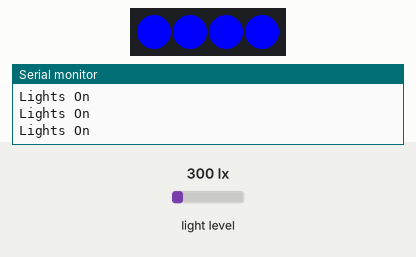
A sketch run on a simulated Arduino Uno, built with avr-gcc and run on an emulated ATmega328P. On the bench: 4 RGB LEDs in strip order, left to right, the last lines printed to the serial monitor. Inputs (shaded band) come from the test bench; at power-on: light level 300 lx.

Above: at 1.2 s.
1.3 s: light level set to 44 lx
4.3 s: light level set to 36 lx
At 4.8 s:
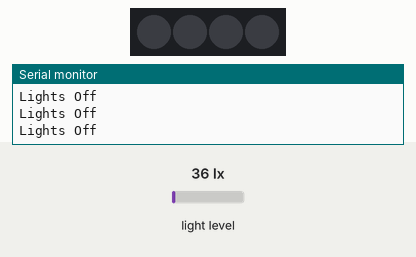
5.8 s: light level set to 40 lx
At 7.3 s:
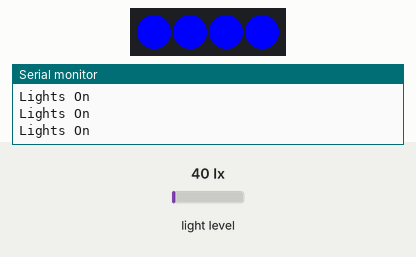
Timing chart, 0 to 8.8 s (numbered marks = the images above; inputs shaded):
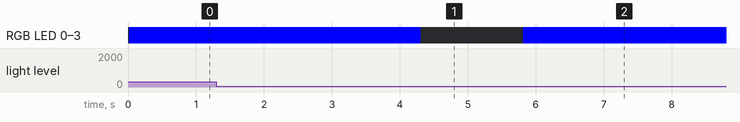

The sketch:

nightLight.ino
```cpp
/* A little LED night light that comes on when the sun goes down.
Turns off at bedtime using DS1307 RTC. Light sensor used is TSL2561 */


#include <Wire.h>
#include <Adafruit_Sensor.h>
#include <Adafruit_TSL2561_U.h>
#include <FastLED.h>
#include "RTClib.h"


#define NUM_LEDS 4
#define DATA_PIN 5
CRGB leds[NUM_LEDS];

Adafruit_TSL2561_Unified tsl = Adafruit_TSL2561_Unified(TSL2561_ADDR_FLOAT, 12345);

RTC_Millis rtc;

void configureSensor(void)
{
  //auto gain for the light sensor
  tsl.enableAutoRange(true);
  // set the sensor grain
  tsl.setIntegrationTime(TSL2561_INTEGRATIONTIME_13MS);
}


void setup() {
  Serial.begin(9600);

  FastLED.addLeds<NEOPIXEL, DATA_PIN>(leds, NUM_LEDS);

  // Initialise the sensor
  if(!tsl.begin())
  {
    // There was a problem detecting the TSL2561 ... check your connections
    Serial.print("Ooops, no TSL2561 detected ... Check your wiring or I2C ADDR!");
    while(1);
  }
  rtc.begin(DateTime(F(__DATE__), F(__TIME__)));

  // We're ready to go!
  Serial.println("good to go");
}

void loop() {
    // put your main code here, to run repeatedly:
    //TO DO refactor for finite state machine

  DateTime now = rtc.now();

  //read the light
  sensors_event_t event;
  tsl.getEvent(&event);

  // Turn on the lights
  if (event.light >= 40.00 && now.hour() >= 22)
  {
    Serial.println("Lights On");
    leds[0] = CRGB::Blue;
    leds[1] = CRGB::Blue;
    leds[2] = CRGB::Blue;
    leds[3] = CRGB::Blue;
    FastLED.show();

  }

 else if (event.light <= 40.00 || now.hour() >= 7){
    Serial.println("Lights Off");
    leds[0] = CRGB::Black;
    leds[1] = CRGB::Black;
    leds[2] = CRGB::Black;
    leds[3] = CRGB::Black;
    FastLED.show();

 }

}
```

Measured:
- the behaviour switches between 40 and 39 lx on light level (found by bisection; images 0 and 1)
- after the input at 4.3 s, RGB LED 0–3: RGB(0, 0, 255) → off at once
- after the input at 5.8 s, RGB LED 0–3: off → RGB(0, 0, 255) at once
